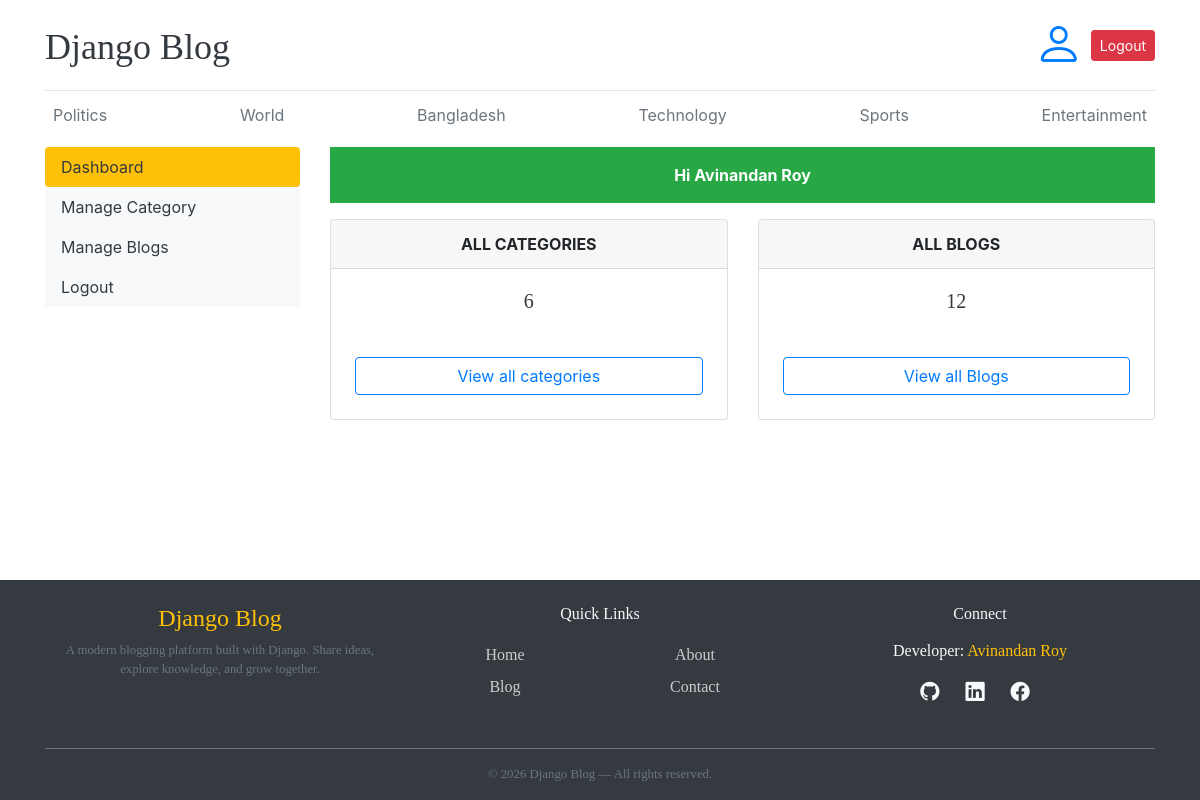
The app's page /dashboard/ (signed in) with its own data.
### blogs/models.py (models this page shows, shortened)
class Category(models.Model):
    category_name = models.CharField(max_length= 100 , unique= True)
    created_at = models.DateTimeField(auto_now_add= True)
    updated_at = models.DateTimeField(auto_now= True)
    class Meta:
        verbose_name = 'Category'
        verbose_name_plural = 'Categories'

### dashboard/views.py (the view)
# urls.py: path('dashboard/', include("dashboard.urls")),
@login_required(login_url="login")
def dashboard(req):
    category_count = Category.objects.all().count()
    blog_count = Blog.objects.all().count()
    context ={
        "category_count": category_count,
        "blog_count": blog_count,
    }
    return render(req , "dashboard/dashboard.html", context)

### blogs/context_processors.py (called while the page is built)
def get_categories(request):
    categories = Category.objects.all()
    return dict( categories = categories )

def get_social_Links(request):
    social_links = Social_Media_Link.objects.all()
    return dict(social_links = social_links)

### templates/dashboard/dashboard.html (shortened to what this page needs)
{% extends 'base.html' %}
{% block content %}
  <div class="row">
    {% include 'dashboard/sidebar.html' %}
    <div class="col-md-9">
      <p class="text-center p-3 bg-success text-white font-weight-bold fs-1">Hi {{ user.first_name }} {{ user.last_name }}</p>
      <div class="row">
        <div class="col">
          <div class="card border-default mb-3">
            <div class="card-header text-center text-uppercase font-weight-bold">All categories</div>
            <div class="card-body text-dark">
              <h5 class="card-title text-center">{{ category_count }}</h5>
            </div>
            <div class="card-footer bg-transparent border-0 pb-4 px-4">
              <a href="{% url 'view_category' %}" class="btn btn-outline-primary w-100 rounded-pill fw-bold">View all categories</a>
            </div>
          </div>
        </div>
        <div class="col">
          <div class="card border-default mb-3">
            <div class="card-header text-center text-uppercase font-weight-bold">All Blogs</div>
            <div class="card-body text-dark">
              <h5 class="card-title text-center">{{ blog_count }}</h5>
            </div>
            <div class="card-footer bg-transparent border-0 pb-4 px-4">
              <a href="{% url 'view_blog_list' %}" class="btn btn-outline-primary w-100 rounded-pill fw-bold">View all Blogs</a>
            </div>
          </div>
        </div>
      </div>
    </div>
  </div>
{% endblock %}

### templates/base.html (shortened to what this page needs)
{% load static %}
<!DOCTYPE html>
<html lang="en">
  <head>
    <link href="https://getbootstrap.com/docs/4.0/dist/css/bootstrap.min.css" rel="stylesheet" />
    <link href="https://cdn.jsdelivr.net/npm/bootstrap-icons@1.11.3/font/bootstrap-icons.css" rel="stylesheet" />
    <link rel="stylesheet" href="{% static 'css/blog.css' %}" />
  </head>
  <body>
    <div class="content-wrapper">
      <div class="container">
        <header class="blog-header py-3">
          <div class="row flex-nowrap justify-content-between align-items-center">
            <div class="col-8 pt-1">
              <a class="blog-header-logo text-dark" href="/">Django Blog</a>
            </div>
            <div class="col-4 d-flex justify-content-end align-items-center">
              {% if not user.is_authenticated %}
                <a class="btn btn-sm btn-warning" href="{% url 'login' %}">Login</a> &nbsp;
                <a class="btn btn-sm btn-outline-secondary" href="{% url 'register' %}">Register</a>
              {% else %}
                <a href="{% url 'dashboard' %}"><i class="bi bi-person pr-2 display-4 fw-bold"></i></a>
                <a class="btn btn-sm btn-danger" href="{% url 'logout' %}">Logout</a>
              {% endif %}
            </div>
          </div>
        </header>
        <div class="nav-scroller py-1 mb-2">
          <nav class="nav d-flex justify-content-between">
            {% for category in categories %}
              {% if category %}
                <a class="p-2 text-muted" href="{% url 'post_by_category' category.id %}">{{ category.category_name }}</a>
              {% endif %}
            {% endfor %}
          </nav>
        </div>
        {% block content %}
        {% endblock %}
      </div>
    </div>
    <footer class="footer bg-dark text-light pt-4 pb-3 mt-5">
      <div class="container">
        <div class="row text-center text-md-start">
          <div class="col-12 col-md-4 mb-4">
            <h4 class="fw-bold text-warning">Django Blog</h4>
            <p class="small text-muted px-2 px-md-0">A modern blogging platform built with Django. Share ideas, explore knowledge, and grow together.</p>
          </div>
          <div class="col-12 col-md-4 mb-4">
            <h6 class="fw-semibold mb-3">Quick Links</h6>
            <div class="row">
              <div class="col-6">
                <a href="/" class="footer-link py-1 d-block">Home</a>
                <a href="#" class="footer-link py-1 d-block">Blog</a>
              </div>
              <div class="col-6">
                <a href="#" class="footer-link py-1 d-block">About</a>
                <a href="#" class="footer-link py-1 d-block">Contact</a>
              </div>
            </div>
          </div>
          <div class="col-12 col-md-4 mb-4">
            <h6 class="fw-semibold mb-3">Connect</h6>
            <p>
              Developer:
              <a href="#" class="text-warning text-decoration-none fw-semibold">Avinandan Roy</a>
            </p>
            <div class="d-flex justify-content-center justify-content-md-center gap-3 mt-2">
              <a href="#" class="footer-icon text-light mx-2"><i class="bi bi-github"></i></a>
              <a href="#" class="footer-icon text-light mx-2"><i class="bi bi-linkedin"></i></a>
              <a href="#" class="footer-icon text-light mx-2"><i class="bi bi-facebook"></i></a>
            </div>
          </div>
        </div>
        <hr class="border-secondary my-3" />
        <div class="text-center small text-muted px-2">© 2026 Django Blog — All rights reserved.</div>
      </div>
    </footer>
  </body>
</html>

### static/css/blog.css (style rules this page uses)
.blog-header { border-bottom: 1px solid #e5e5e5; }
.blog-header-logo { font-family: "Playfair Display", Georgia, "Times New Roman", serif; font-size: 2.25rem; }
h1, h2, h3, h4, h5, h6 { font-family: "Playfair Display", Georgia, "Times New Roman", serif; }
.display-4 { font-size: 2.5rem; }
@media (min-width: 768px) { .display-4 { font-size: 3rem; } }
.footer { font-family: "Playfair Display", Georgia, "Times New Roman", serif; }
.footer-link { color: #ccc; text-decoration: none; }
.footer-icon { font-size: 1.4rem; padding-right: 10px; color: #ccc; font-size: 1.2rem; }

### templates/base.html (style rules this page uses)
body { min-height: 100vh; display: flex; flex-direction: column; }
.content-wrapper { flex: 1 0 auto; }
footer { flex-shrink: 0; }

### records on screen
Category: category_name "Politics"
Category: category_name "World"
Category: category_name "Bangladesh"
Category: category_name "Technology"
Category: category_name "Sports"
Category: category_name "Entertainment"

### other values on screen
{{ user.first_name }} "Avinandan"
{{ user.last_name }} "Roy"
{{ category_count }} "6"
{{ blog_count }} "12"
